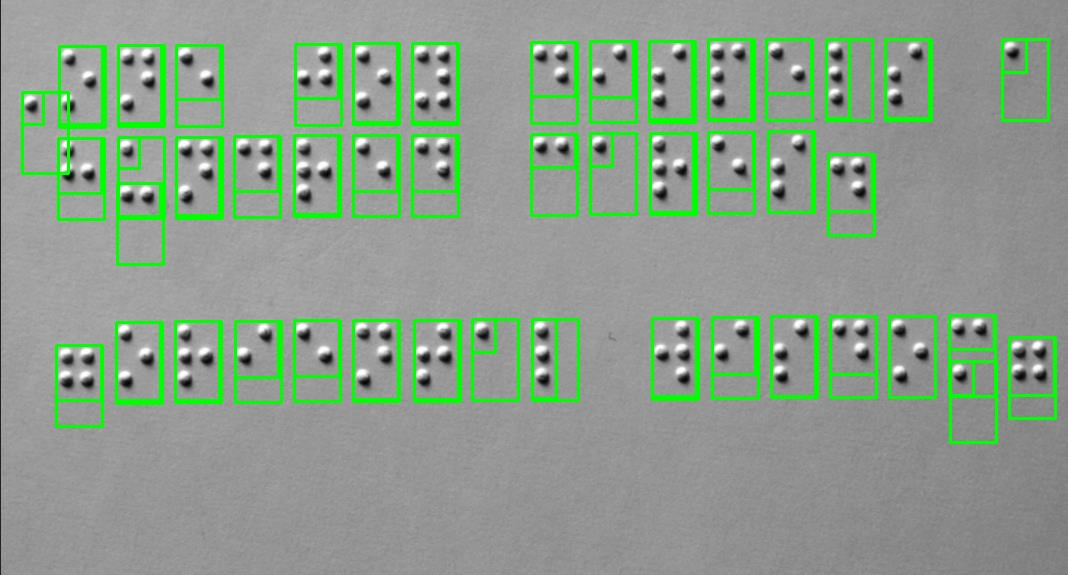
#> input picture braille_letters_fixed_with_boxes.jpg, 1068 x 575 px, given in place of 0000093.jpg, which was not available
$ jupyter execute --allow-errors offline_road.ipynb   (text cells are left out)
#> lines starting #> are read from the running program, lines starting #| are printed output that depends on the picture; after the words box and inside, x2 and y2 are one past the last pixel; in counts of white or black regions, pixels touching at a corner belong together; pictures that were not available may be replaced by others from this repository, and a replacement may not be noted
[cell 1]
import os
import cv2
import numpy as np
import tensorflow as tf
from tensorflow.keras.models import load_model
from tensorflow.keras.models import Sequential
from tensorflow.keras.layers import Conv2D, Conv2DTranspose, MaxPooling2D, BatchNormalization, Dropout
from tensorflow.keras.optimizers import Adam
from tensorflow.keras.preprocessing import image
from tensorflow.keras.preprocessing.image import img_to_array
from google.colab.patches import cv2_imshow

[cell 2]
from google.colab import drive
drive.mount('/content/drive')

[cell 3]
def process_and_crop_image(image_path, output_dir, output_final_image='braille_letters_fixed_with_boxes.jpg', target_size=(32, 32)):
    """
    Proses gambar untuk mendeteksi kontur, membuat bounding box,
    dan memotong tiap huruf dari gambar braille, serta memastikan
    ukuran hasil crop sesuai dengan kebutuhan model.

    Args:
    - image_path (str): Path ke file gambar input.
    - output_dir (str): Directory untuk menyimpan hasil crop.
    - output_final_image (str): Nama file untuk gambar dengan bounding box.
    - target_size (tuple): Ukuran gambar yang diinginkan untuk input model.

    Returns:
    - List of cropped images yang telah diresize.
    """
#> called with output_dir = '/content/sample_data/cropped_images_1', output_final_image = 'braille_letters_fixed_with_boxes.jpg', target_size = (28, 28)
    # Buat direktori output jika belum ada
    os.makedirs(output_dir, exist_ok=True)
    # Baca gambar
    image = cv2.imread(image_path)
#> image is the input picture: shape (575, 1068, 3); mean B, G, R 139.6, 158.1, 139.5
    gray = cv2.cvtColor(image, cv2.COLOR_BGR2GRAY)
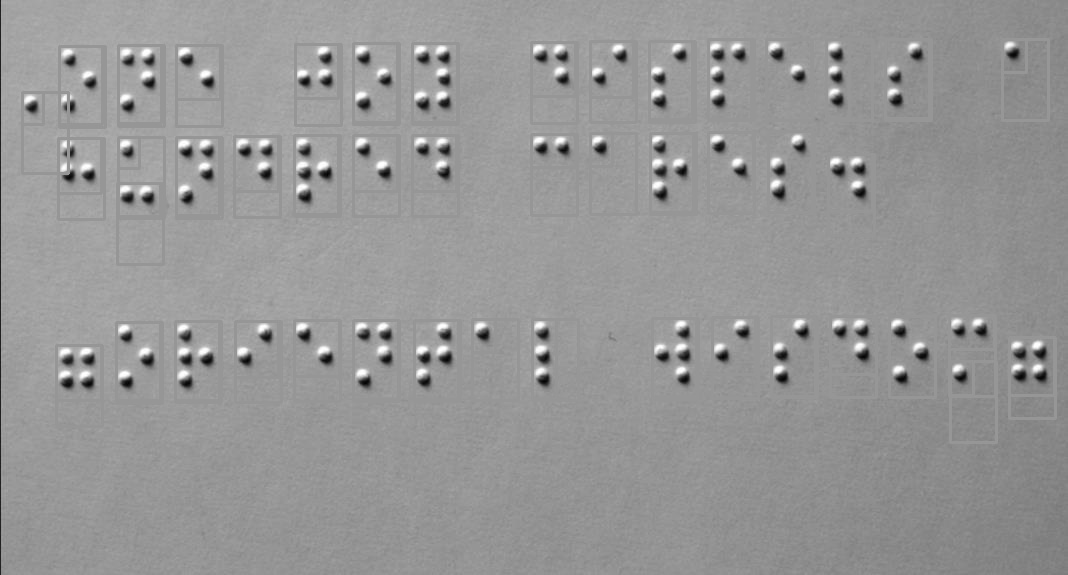
#> gray: shape (575, 1068); min 2, max 255, mean 150.4

    # Membuat citra biner
    _, binary = cv2.threshold(gray, 120, 255, cv2.THRESH_BINARY_INV)
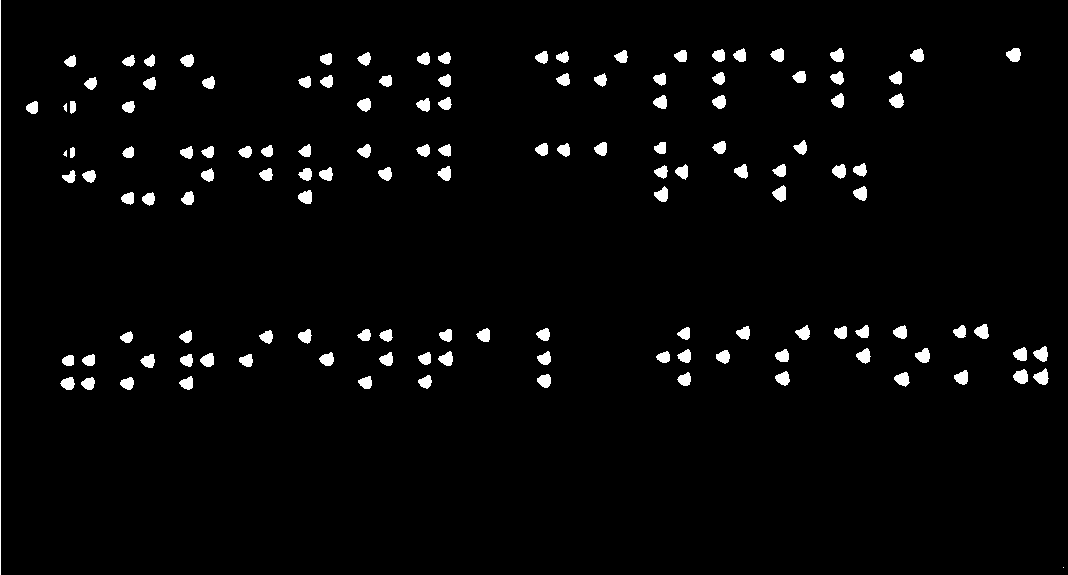
#> binary: shape (575, 1068); 2.8% white; 132 white regions (2 under 20 px), largest, box (x1, y1, x2, y2) and area: (0, 0, 1, 575) 575, (1013, 369, 1028, 384) 165, (1033, 368, 1049, 385) 164

    # Menggabungkan titik-titik dalam satu huruf
    kernel = np.ones((20, 10), np.uint8)
    binary = cv2.dilate(binary, kernel, iterations=1)
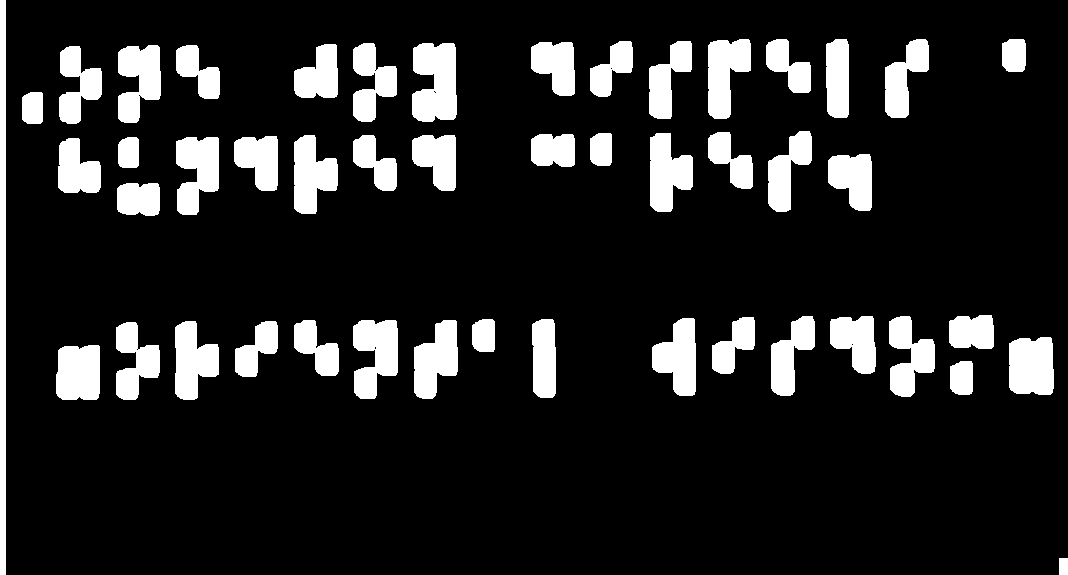
#> binary: shape (575, 1068); 13.7% white; 48 white regions

    # Deteksi kontur
    contours, _ = cv2.findContours(binary, cv2.RETR_EXTERNAL, cv2.CHAIN_APPROX_SIMPLE)
#> contours = 48 contours; largest, box (x1, y1, x2, y2) and area: (0, 0, 6, 575) 2870, (412, 43, 457, 122) 2841, (353, 320, 398, 399) 2418, (1009, 337, 1054, 395) 2332, (176, 137, 219, 215) 2325

    # Ambil bounding box dan ukuran terbesar
    bounding_boxes = []
    max_width = 0
    max_height = 0
    for contour in contours:
        x, y, w, h = cv2.boundingRect(contour)
        if 10 < w < 100 and 10 < h < 100:  # Filter ukuran
            bounding_boxes.append((x, y, x + w, y + h))
            max_width = max(max_width, w)
            max_height = max(max_height, h)
#> this loop made 48 passes
#> (x, y, w, h, max_width, max_height) on passes 2 to 13: (950, 361, 23, 34, 23, 34), (56, 345, 44, 55, 44, 55), (1009, 337, 45, 58, 45, 58), (116, 322, 44, 78, 45, 78), (235, 321, 43, 56, 45, 78), (175, 321, 44, 79, 45, 79), (414, 320, 44, 79, 45, 79), (353, 320, 45, 79, 45, 79), (294, 320, 45, 56, 45, 79), (532, 319, 24, 79, 45, 79), (472, 319, 23, 33, 45, 79), (652, 318, 44, 78, 45, 79)
#> (contour, x, y, w, h) on passes 1, 48: ([[1059, 558], [1059, 574], [1067, 574], [1067, 558]], 1059, 558, 9, 17), ([[0, 0], [0, 574], [5, 574], [5, 0]], 0, 0, 6, 575)
#> after the loop, bounding_boxes = 46 items, first 6: (950, 361, 973, 395), (56, 345, 100, 400), (1009, 337, 1054, 395), (116, 322, 160, 400), (235, 321, 278, 377), (175, 321, 219, 400)

    # Urutkan bounding box
    bounding_boxes.sort(key=lambda box: (box[1], box[0]))

    # Kelompokkan bounding box dalam baris berdasarkan posisi y
    bars = []
    current_bar = []
    last_y = bounding_boxes[0][1]
#> last_y = 39
    bar_threshold = 20

    for box in bounding_boxes:
        x1, y1, x2, y2 = box
        if abs(y1 - last_y) < bar_threshold:
            current_bar.append(box)
        else:
            bars.append(sorted(current_bar, key=lambda b: b[0]))
            current_bar = [box]
        last_y = y1
#> this loop made 46 passes
#> (x1, y1, x2, y2, last_y) on passes 1 to 12: (708, 39, 751, 119, 39), (766, 39, 811, 93, 39), (826, 39, 849, 118, 39), (885, 39, 929, 118, 39), (1002, 39, 1026, 72, 39), (590, 41, 633, 97, 41), (649, 41, 692, 119, 41), (531, 42, 575, 96, 42), (353, 43, 397, 122, 43), (412, 43, 457, 122, 43), (294, 44, 338, 98, 44), (118, 45, 161, 123, 45)
#> after the loop, bars = 4 items
    bars.append(sorted(current_bar, key=lambda b: b[0]))

    # Gambar bounding box dan crop setiap huruf
    final_image = image.copy()
    cropped_images = []

    # Simpan gambar crop sesuai urutan baris dan kolom dengan format penamaan
    for bar_idx, bar in enumerate(bars, 1):
        for col_idx, box in enumerate(bar, 1):
            x1, y1, x2, y2 = box

            # Tetapkan ukuran bounding box menjadi ukuran terbesar tanpa mengubah titik awal
            new_x2 = x1 + max_width
            new_y2 = y1 + max_height

            # Crop gambar menggunakan bounding box yang telah disesuaikan
            cropped_image = image[y1:new_y2, x1:new_x2]

            # Resize gambar crop sesuai dengan target_size
            resized_image = cv2.resize(cropped_image, target_size)

            cropped_images.append(resized_image)

            # Format penamaan file
            filename = f'{output_dir}/braille_letter_bar_{bar_idx:03d}_col_{col_idx:03d}.jpg'
            cv2.imwrite(filename, resized_image)

            # Gambar bounding box pada gambar akhir dengan ukuran baru
            cv2.rectangle(final_image, (x1, y1), (new_x2, new_y2), (0, 255, 0), 2)
#> this loop made 5 passes
#> bar on passes 2, 4: [(22, 92, 43, 124)], [(117, 183, 160, 216)]
#> pass 1, in process_and_crop_image, `cv2.imwrite(filename, resized_image)`:
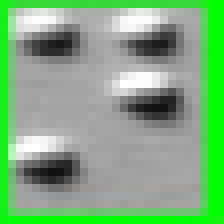
#> saved as braille_letter_bar_001_col_002.jpg: shape (28, 28, 3) (shown 8 times larger); mean B, G, R 126.7, 174.5, 126.5
#> pass 1, in process_and_crop_image, `cv2.imwrite(filename, resized_image)`:
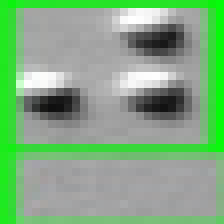
#> saved as braille_letter_bar_001_col_004.jpg: shape (28, 28, 3) (shown 8 times larger); mean B, G, R 130.1, 172.4, 129.7
#> after the loop:
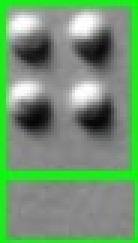
#> cropped_image: shape (81, 46, 3) (shown 3 times larger); mean B, G, R 112.7, 151, 112.5
#> after the loop:
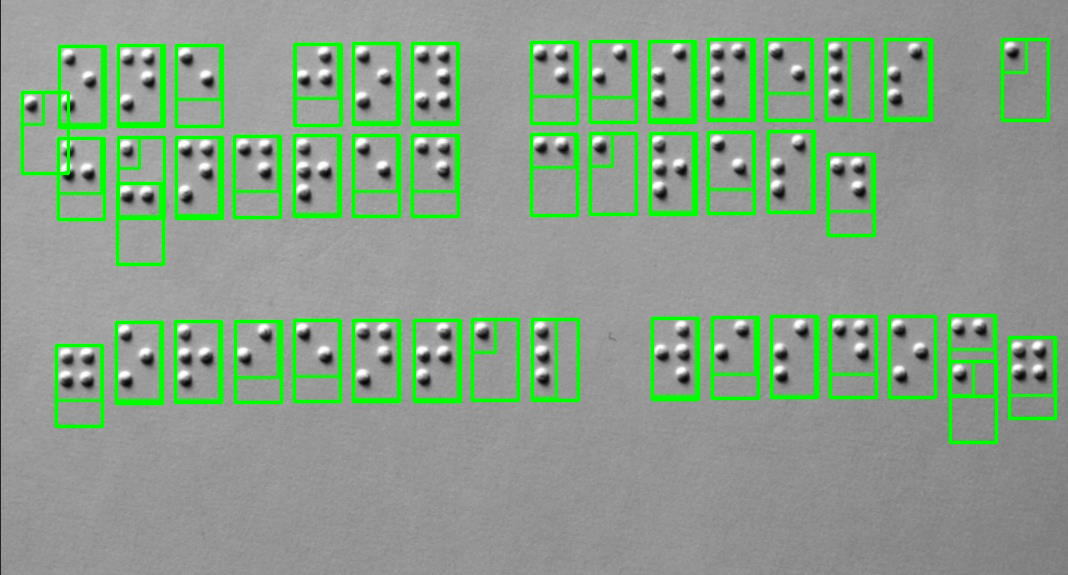
#> final_image: shape (575, 1068, 3); 5.45% of pixels changed, all inside (x1, y1, x2, y2) = (21, 38, 1057, 444)
#> after the loop, cropped_images = 46 items

    # Simpan gambar dengan bounding box
    cv2.imwrite(output_final_image, final_image)

    # Tampilkan hasil akhir dengan bounding box
    cv2_imshow(final_image)

    # Menampilkan gambar crop sesuai urutan
    for cropped_image in cropped_images:
        cv2_imshow(cropped_image)
#> this loop made 46 passes

    return cropped_images

# Contoh pemanggilan fungsi
cropped_images = process_and_crop_image(
    image_path='/content/drive/MyDrive/images/val/0000093.jpg',
    output_dir='/content/sample_data/cropped_images_1',
    target_size=(28, 28)
)
#> cropped_images = 46 items

[cell 4]
# Memuat model yang telah dilatih
model_path = '/content/drive/MyDrive/braille1.h5'
#> (the rest of this cell did not finish here and is left out)

[cell 5]
# [35 lines left out: function organize_predictions, not called in this run]

#> (a cell that did not finish here is left out)

[cell 7]
def main_pipeline(image_path, output_dir, model_path, target_size=(28, 28), output_final_image='braille_letters_fixed_with_boxes.jpg'):
    """
    Pipeline utama untuk memproses gambar, memprediksi huruf Braille, dan mengorganisir hasil prediksi.

    Args:
    - image_path (str): Path ke file gambar input.
    - output_dir (str): Direktori untuk menyimpan hasil crop dan gambar bounding box.
    - model_path (str): Path ke model yang sudah dilatih.
    - target_size (tuple): Ukuran gambar yang diinginkan untuk input model.
    - output_final_image (str): Nama file untuk gambar dengan bounding box.

    Returns:
    - List of teks hasil prediksi.
    """
    # Step 1: Proses dan crop gambar Braille
    cropped_images = process_and_crop_image(
        image_path=image_path,
        output_dir=output_dir,
        target_size=target_size,
        output_final_image=output_final_image
    )
#> the loop in process_and_crop_image (call 2), `for contour in contours:` made 48 passes
#> (x, y, w, h, max_width) on pass 30: (590, 133, 22, 33, 46)
#> the loop in process_and_crop_image (call 2), `for box in bounding_boxes:` made 46 passes
#> box on passes 1 to 12: (708, 39, 751, 119), (766, 39, 811, 93), (826, 39, 849, 118), (885, 39, 929, 118), (1002, 39, 1026, 72), (590, 41, 633, 97), (649, 41, 692, 119), (531, 42, 575, 96), (353, 43, 397, 122), (412, 43, 457, 122), (294, 44, 338, 98), (118, 45, 161, 123)
#> the loop in process_and_crop_image (call 2), `for bar_idx, bar in enumerate(bars, 1):` made 5 passes
#> pass 1, in process_and_crop_image (call 2), `cv2.imwrite(filename, resized_image)`:
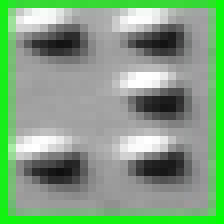
#> saved as braille_letter_bar_001_col_006.jpg: shape (28, 28, 3) (shown 8 times larger); mean B, G, R 128.4, 163.4, 128.2
#> pass 1, in process_and_crop_image (call 2), `cv2.imwrite(filename, resized_image)`:
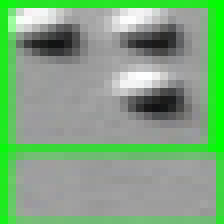
#> saved as braille_letter_bar_001_col_007.jpg: shape (28, 28, 3) (shown 8 times larger); mean B, G, R 127.7, 168.2, 127.4
#> pass 1, in process_and_crop_image (call 2), `cv2.imwrite(filename, resized_image)`:
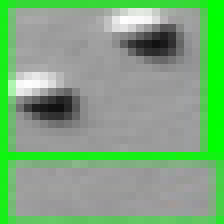
#> saved as braille_letter_bar_001_col_008.jpg: shape (28, 28, 3) (shown 8 times larger); mean B, G, R 125.9, 170.3, 125.7
#> the loop in process_and_crop_image (call 2), `for cropped_image in cropped_images:` made 46 passes
